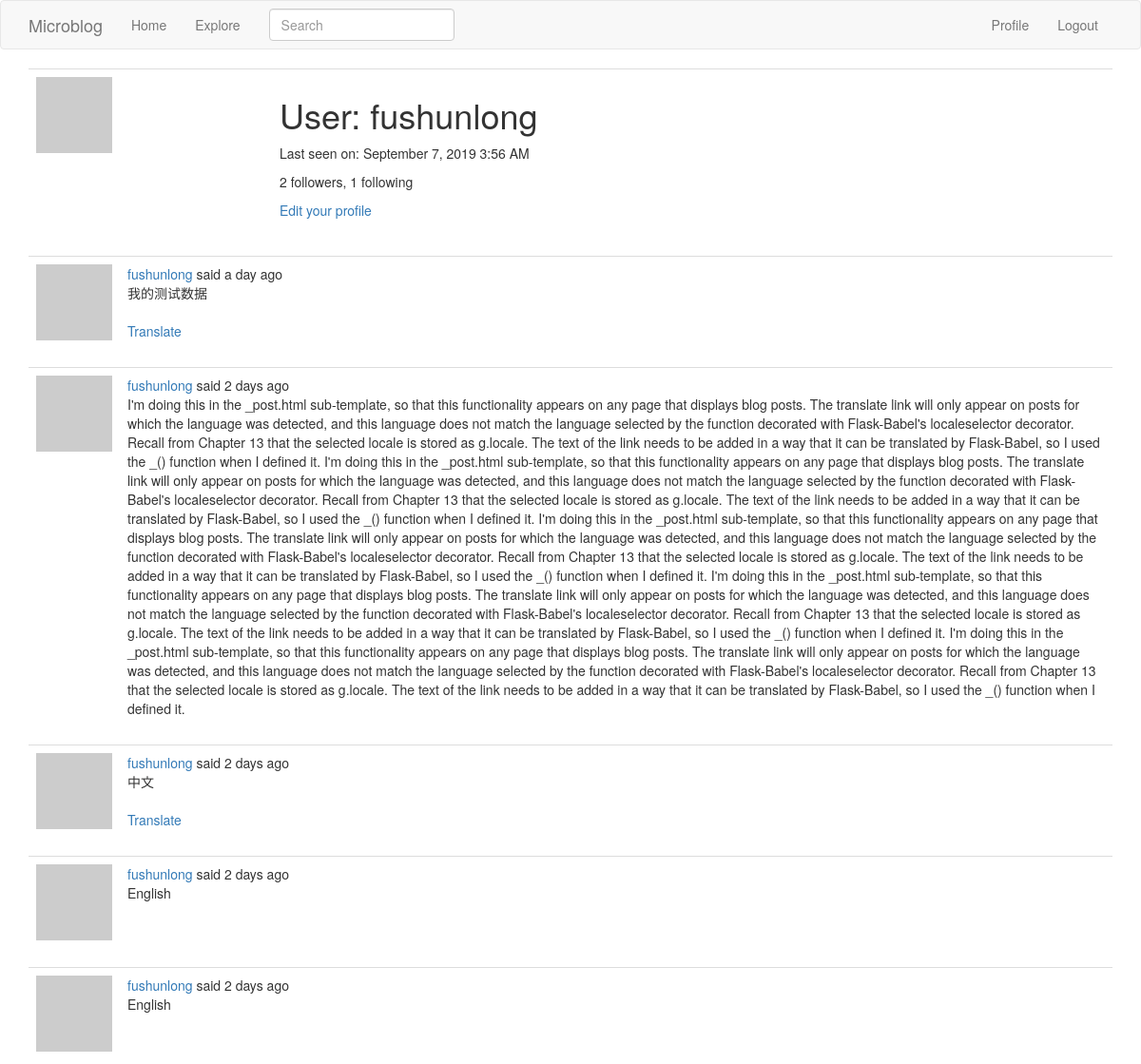
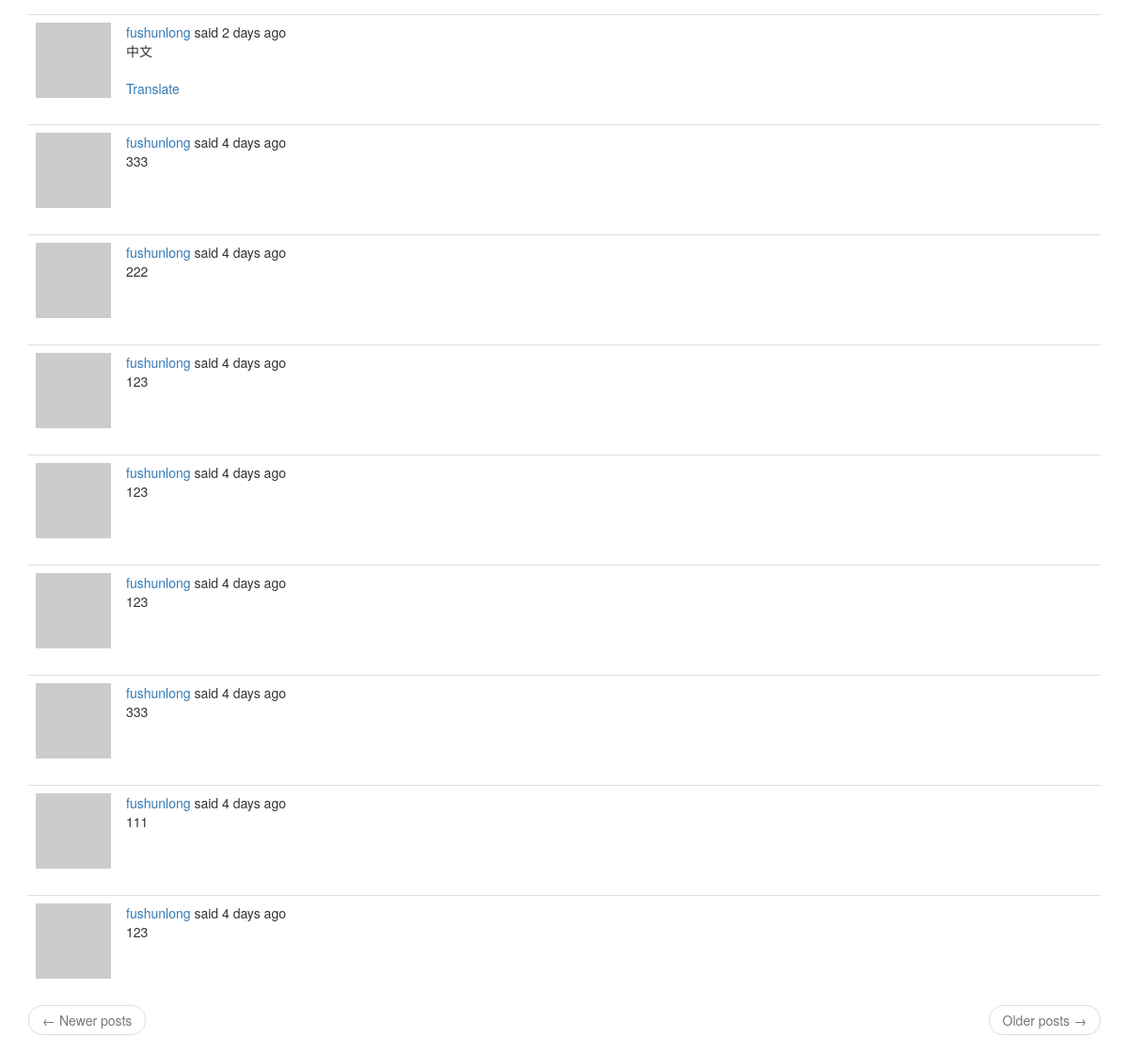
/user/fushunlong (signed in), run on the app's committed database (2 pictures, top to bottom).
### app/models.py (models this page shows, shortened)
class User(UserMixin, db.Model):
    id = db.Column(db.Integer, primary_key=True)
    username = db.Column(db.String(64), index=True, unique=True)
    email = db.Column(db.String(120), index=True, unique=True)
    password_hash = db.Column(db.String(128))
    posts = db.relationship('Post', backref='author', lazy='dynamic')
    about_me = db.Column(db.String(140))
    last_seen = db.Column(db.DateTime, default=datetime.utcnow)
    followed = db.relationship(
        'User', secondary=followers,
        primaryjoin=(followers.c.follower_id == id),
        secondaryjoin=(followers.c.followed_id == id),
        backref=db.backref('followers', lazy='dynamic'), lazy='dynamic')
    def avatar(self, size):
        digest = md5(self.email.lower().encode('utf-8')).hexdigest()
        return 'https://www.gravatar.com/avatar/{}?d=identicon&s={}'.format(
            digest, size)

class SearchableMixin(object):
	@classmethod
	def before_commit(cls,session):
		session._changes = {
			'add': list(session.new),
			'update': list(session.dirty),
			'delete': list(session.deleted)
		}
	@classmethod
	def after_commit(cls,session):
		for obj in session._changes['add']:
			if isinstance(obj, SearchableMixin):
				add_to_index(obj.__tablename__, obj)
		for obj in session._changes['update']:
			if isinstance(obj, SearchableMixin):
				add_to_index(obj.__tablename__, obj)
		for obj in session._changes['delete']:
			if isinstance(obj, SearchableMixin):
				remove_from_index(obj.__tablename__, obj)
		session._changes = None

class Post(SearchableMixin,db.Model):
    id = db.Column(db.Integer, primary_key=True)
    body = db.Column(db.String(140))
    timestamp = db.Column(db.DateTime, index=True, default=datetime.utcnow)
    user_id = db.Column(db.Integer, db.ForeignKey('user.id'))
    language = db.Column(db.String(5))
    __searchable__ = ['body']

### app/main/routes.py (the view)
@bp.route('/user/<username>')
@login_required
def user(username):
    user = User.query.filter_by(username=username).first_or_404()
    page = request.args.get('page', 1, type=int)
    posts = user.posts.order_by(Post.timestamp.desc()).paginate(
        page, current_app.config['POSTS_PER_PAGE'], False)
    next_url = url_for('main.user', username=user.username,
                       page=posts.next_num) if posts.has_next else None
    prev_url = url_for('main.user', username=user.username,
                       page=posts.prev_num) if posts.has_prev else None
    return render_template('user.html', user=user, posts=posts.items,
                           next_url=next_url, prev_url=prev_url)

### app/main/forms.py
class SearchForm(FlaskForm):
    q = StringField(_l('Search'), validators=[DataRequired()])
    def __init__(self, *args, **kwargs):
        if 'formdata' not in kwargs:
            kwargs['formdata'] = request.args
        if 'csrf_enabaled' not in kwargs:
            kwargs['csrf_enabaled'] = False
        super(SearchForm, self).__init__(*args,**kwargs)

### app/main/routes.py (called while the page is built)
@bp.before_app_request
def before_request():
    if current_user.is_authenticated:
        current_user.last_seen = datetime.utcnow()
        db.session.commit()
        g.search_form = SearchForm()
    g.locale = str(get_locale())

### app/models.py (called while the page is built)
@login.user_loader
def load_user(id):
    return User.query.get(int(id))

### app/templates/user.html (shortened to what this page needs)
{% extends "base.html" %}
{% block app_content %}
    <table class="table table-hover">
        <tr>
            <td width="256px"><img src="{{ user.avatar(256) }}"></td>
            <td>
                <h1>{{ _('User') }}: {{ user.username }}</h1>
                {% if user.last_seen %}
                <p>{{ _('Last seen on') }}: {{ moment(user.last_seen).format('LLL') }}</p>
                {% endif %}
                <p>{{ _('%(count)d followers', count=user.followers.count()) }}, {{ _('%(count)d following', count=user.followed.count()) }}</p>
                {% if user == current_user %}
                <p><a href="{{ url_for('main.edit_profile') }}">{{ _('Edit your profile') }}</a></p>
                {% elif not current_user.is_following(user) %}
                <p><a href="{{ url_for('main.follow', username=user.username) }}">{{ _('Follow') }}</a></p>
                {% else %}
                <p><a href="{{ url_for('main.unfollow', username=user.username) }}">{{ _('Unfollow') }}</a></p>
                {% endif %}
            </td>
        </tr>
    </table>
    {% for post in posts %}
        {% include '_post.html' %}
    {% endfor %}
    <nav aria-label="...">
        <ul class="pager">
            <li class="previous{% if not prev_url %} disabled{% endif %}">
                <a href="{{ prev_url or '#' }}">
                    <span aria-hidden="true">&larr;</span> {{ _('Newer posts') }}
                </a>
            </li>
            <li class="next{% if not next_url %} disabled{% endif %}">
                <a href="{{ next_url or '#' }}">
                    {{ _('Older posts') }} <span aria-hidden="true">&rarr;</span>
                </a>
            </li>
        </ul>
    </nav>
{% endblock %}

### app/templates/_post.html (shortened to what this page needs)
    <table class="table table-hover">
        <tr>
            <td width="70px">
                <a href="{{ url_for('main.user', username=post.author.username) }}">
                    <img src="{{ post.author.avatar(70) }}" />
                </a>
            </td>
            <td>
                {{ _('%(username)s said %(when)s',
                    username=user_link, when=moment(post.timestamp).fromNow()) }}
                <br>
                <span id="post{{ post.id }}">{{ post.body }}</span>
                {% if post.language and post.language != g.locale %}
                <br><br>
                <span id="translation{{ post.id }}">
                    <a href="javascript:translate(
                                '#post{{ post.id }}',
                                '#translation{{ post.id }}',
                                '{{ post.language }}',
                                '{{ g.locale }}');">{{ _('Translate') }}</a>
                </span>
                {% endif %}
            </td>
        </tr>
    </table>

### data on the page
User: username "fushunlong", last_seen "September 7, 2019 3:56 AM"
Post: body "我的测试数据"
Post: body "I'm doing this in the _post.html sub-template, so that this functionality appears on any page that displays blog posts. The translate link will only appear on posts for which the language was detected, and this language does not match the language selected by the function decorated with Flask-Babel's localeselector decorator. Recall from Chapter 13 that the selected locale is stored as g.locale. The text of the link needs to be added in a way that it can be translated by Flask-Babel, so I used the _() function when I defined it. I'm doing this in the _post.html sub-template, so that this functionality appears on any page that displays blog posts. The translate link will only appear on posts…"
Post: body "中文"
Post: body "English"
Post: body "English"
Post: body "中文"
Post: body "333"
Post: body "222"
Post: body "123"
Post: body "123"
Post: body "123"
Post: body "333"
Post: body "111"
Post: body "123"
